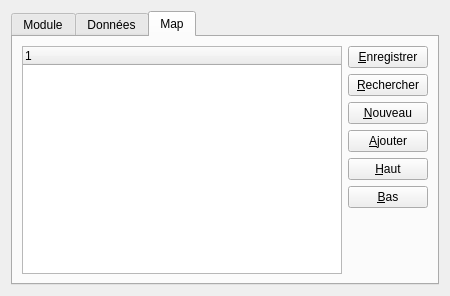
<?xml version="1.0" encoding="UTF-8"?>
<ui version="4.0">
 <class>GModuleUi</class>
 <widget class="QFrame" name="GModuleUi">
  <property name="geometry">
   <rect>
    <x>0</x>
    <y>0</y>
    <width>450</width>
    <height>296</height>
   </rect>
  </property>
  <property name="minimumSize">
   <size>
    <width>450</width>
    <height>150</height>
   </size>
  </property>
  <property name="windowTitle">
   <string>Gérer un module</string>
  </property>
  <layout class="QGridLayout" name="gridLayout_2">
   <item row="0" column="0">
    <widget class="QTabWidget" name="tabWidget">
     <property name="currentIndex">
      <number>2</number>
     </property>
     <widget class="QWidget" name="tabModule">
      <attribute name="title">
       <string>Module</string>
      </attribute>
      <layout class="QGridLayout" name="gridLayout">
       <item row="0" column="0">
        <layout class="QVBoxLayout" name="verticalLayout_2" stretch="0,0">
         <item>
          <layout class="QFormLayout" name="formLayout">
           <item row="0" column="1">
            <layout class="QHBoxLayout" name="horizontalLayout">
             <item>
              <widget class="QLineEdit" name="edtName"/>
             </item>
            </layout>
           </item>
           <item row="0" column="0">
            <widget class="QLabel" name="label">
             <property name="text">
              <string>Nom :</string>
             </property>
            </widget>
           </item>
          </layout>
         </item>
         <item>
          <spacer name="verticalSpacer_2">
           <property name="orientation">
            <enum>Qt::Vertical</enum>
           </property>
           <property name="sizeHint" stdset="0">
            <size>
             <width>20</width>
             <height>0</height>
            </size>
           </property>
          </spacer>
         </item>
        </layout>
       </item>
       <item row="0" column="1">
        <layout class="QVBoxLayout" name="verticalLayout">
         <item>
          <widget class="QPushButton" name="btnSave">
           <property name="text">
            <string>&amp;Enregistrer</string>
           </property>
          </widget>
         </item>
         <item>
          <widget class="QPushButton" name="btnSearch">
           <property name="text">
            <string>&amp;Rechercher</string>
           </property>
          </widget>
         </item>
         <item>
          <widget class="QPushButton" name="btnNew">
           <property name="text">
            <string>&amp;Nouveau</string>
           </property>
          </widget>
         </item>
         <item>
          <spacer name="verticalSpacer">
           <property name="orientation">
            <enum>Qt::Vertical</enum>
           </property>
           <property name="sizeHint" stdset="0">
            <size>
             <width>20</width>
             <height>0</height>
            </size>
           </property>
          </spacer>
         </item>
        </layout>
       </item>
      </layout>
     </widget>
     <widget class="QWidget" name="tabData">
      <attribute name="title">
       <string>Données</string>
      </attribute>
      <layout class="QGridLayout" name="gridLayout_3">
       <item row="0" column="0">
        <layout class="QVBoxLayout" name="verticalLayout_3" stretch="0,0">
         <item>
          <layout class="QFormLayout" name="formLayout_2">
           <item row="0" column="1">
            <layout class="QHBoxLayout" name="horizontalLayout_2">
             <item>
              <widget class="QLineEdit" name="edtNameData"/>
             </item>
            </layout>
           </item>
           <item row="0" column="0">
            <widget class="QLabel" name="label_2">
             <property name="text">
              <string>Nom :</string>
             </property>
            </widget>
           </item>
           <item row="1" column="0">
            <widget class="QLabel" name="label_3">
             <property name="text">
              <string>Valeur :</string>
             </property>
            </widget>
           </item>
           <item row="1" column="1">
            <widget class="QLineEdit" name="edtValueData"/>
           </item>
          </layout>
         </item>
         <item>
          <spacer name="verticalSpacer_3">
           <property name="orientation">
            <enum>Qt::Vertical</enum>
           </property>
           <property name="sizeHint" stdset="0">
            <size>
             <width>20</width>
             <height>0</height>
            </size>
           </property>
          </spacer>
         </item>
        </layout>
       </item>
       <item row="0" column="1">
        <layout class="QVBoxLayout" name="verticalLayout_4">
         <item>
          <widget class="QPushButton" name="btnSaveData">
           <property name="text">
            <string>&amp;Enregistrer</string>
           </property>
          </widget>
         </item>
         <item>
          <widget class="QPushButton" name="btnSearchData">
           <property name="text">
            <string>&amp;Rechercher</string>
           </property>
          </widget>
         </item>
         <item>
          <widget class="QPushButton" name="btnNewData">
           <property name="text">
            <string>&amp;Nouveau</string>
           </property>
          </widget>
         </item>
         <item>
          <spacer name="verticalSpacer_4">
           <property name="orientation">
            <enum>Qt::Vertical</enum>
           </property>
           <property name="sizeHint" stdset="0">
            <size>
             <width>20</width>
             <height>0</height>
            </size>
           </property>
          </spacer>
         </item>
        </layout>
       </item>
      </layout>
     </widget>
     <widget class="QWidget" name="tabMap">
      <attribute name="title">
       <string>Map</string>
      </attribute>
      <layout class="QGridLayout" name="gridLayout_4">
       <item row="0" column="0">
        <widget class="GTreeWidgetUi" name="treeMap">
         <column>
          <property name="text">
           <string notr="true">1</string>
          </property>
         </column>
        </widget>
       </item>
       <item row="0" column="1">
        <layout class="QVBoxLayout" name="verticalLayout_6">
         <item>
          <widget class="QPushButton" name="btnSaveMap">
           <property name="text">
            <string>&amp;Enregistrer</string>
           </property>
          </widget>
         </item>
         <item>
          <widget class="QPushButton" name="btnSearchMap">
           <property name="text">
            <string>&amp;Rechercher</string>
           </property>
          </widget>
         </item>
         <item>
          <widget class="QPushButton" name="btnNewMap">
           <property name="text">
            <string>&amp;Nouveau</string>
           </property>
          </widget>
         </item>
         <item>
          <widget class="QPushButton" name="btnAddMap">
           <property name="text">
            <string>&amp;Ajouter</string>
           </property>
          </widget>
         </item>
         <item>
          <widget class="QPushButton" name="btnMoveUpMap">
           <property name="text">
            <string>&amp;Haut</string>
           </property>
          </widget>
         </item>
         <item>
          <widget class="QPushButton" name="btnMoveDownMap">
           <property name="text">
            <string>&amp;Bas</string>
           </property>
          </widget>
         </item>
         <item>
          <spacer name="verticalSpacer_6">
           <property name="orientation">
            <enum>Qt::Vertical</enum>
           </property>
           <property name="sizeHint" stdset="0">
            <size>
             <width>20</width>
             <height>0</height>
            </size>
           </property>
          </spacer>
         </item>
        </layout>
       </item>
      </layout>
     </widget>
    </widget>
   </item>
  </layout>
 </widget>
 <customwidgets>
  <customwidget>
   <class>GTreeWidgetUi</class>
   <extends>QTreeWidget</extends>
   <header location="global">GTreeWidgetUi.h</header>
  </customwidget>
 </customwidgets>
 <resources/>
 <connections/>
</ui>
